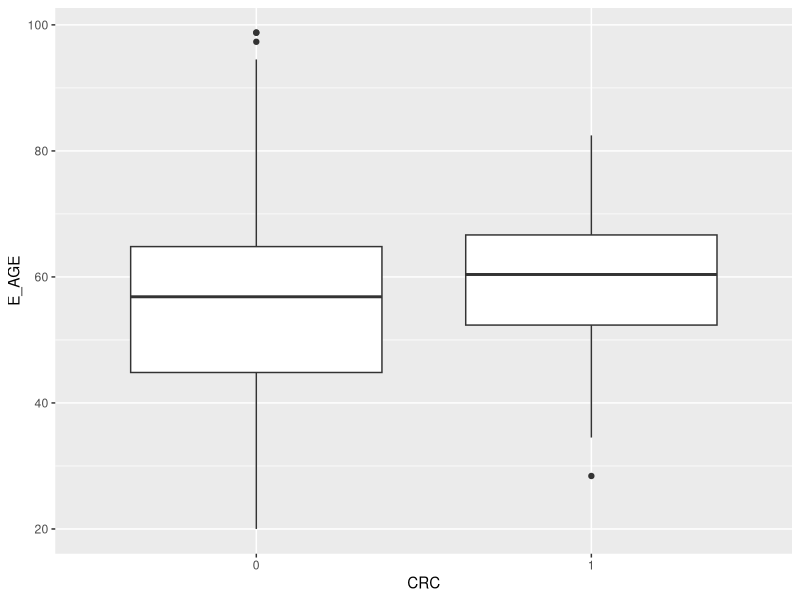

Generate this figure with R: (Note: this script raises an error after producing the figure.)
library(dplyr)
library(randomForest)
library(caret)
library(ggplot2)

data = read.csv("datasets/KMCC DM CRC.csv")
var_ind = c(2,5,6,8,9,10,11,12,13,14,15,16)
for(i in 1:length(var_ind)){
  data[,var_ind[i]] = as.factor(data[,var_ind[i]])
}

# create copy of data and replace certain col values w/ NA
new_data = data
miss_var_ind = c(11,12,14,15,16)
srt    = proc.time()[3]
# if certain column values = 6 or 9, then replace the value with an NA
new_data[, miss_var_ind][new_data[,miss_var_ind] == 6 | new_data[,miss_var_ind] == 9] = NA
end = proc.time()[3]
time = end - srt
print(time)
# time on study
time_on_study = data$FU_AGE - data$E_AGE

# summary stats
crc_new = new_data%>% filter(CRC == 0)
not_new = new_data%>% filter(CRC == 1)
ggplot(new_data, aes(CRC, E_AGE)) + geom_boxplot()

# random forest play time

# 1. set seed
set.seed(692)

# 2. partition data for training and testing
train_index = createDataPartition(data$CRC, p = .8, list = FALSE) %>% 
  as.vector(.)
train_data = (data[train_index,])[,-1]
test_data = (data[-train_index,])[,-1]

rf = randomForest(CRC ~ ., data = train_data, proximity = T)
